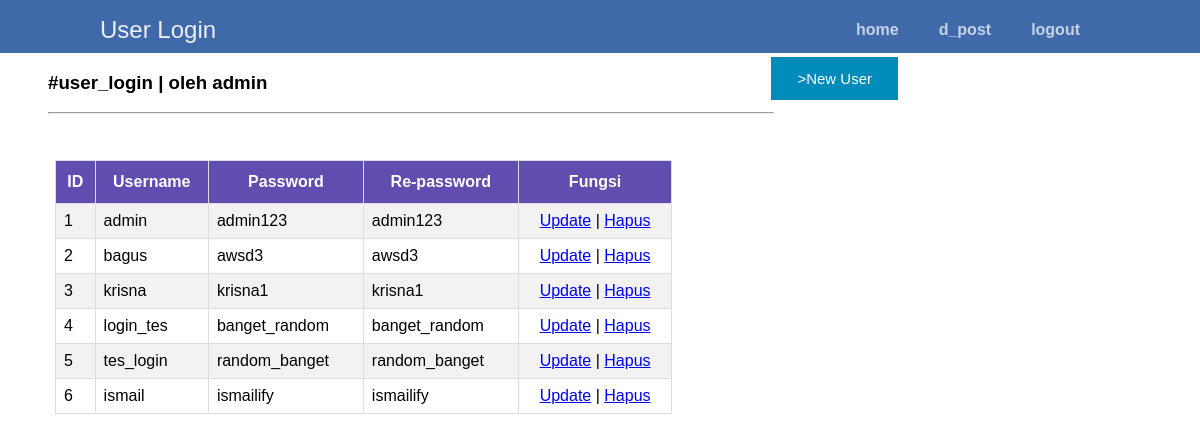
/index_user.php (signed in), run on the app's committed database.
### tables this page shows
CREATE TABLE `user` (
  `id` int(11) NOT NULL AUTO_INCREMENT,
  `username` varchar(255) NOT NULL,
  `password` varchar(255) NOT NULL,
  PRIMARY KEY (`id`)
);

### materi/referensi.php (called while the page is built, shortened)
<?php
class DataSantri
{
    public function __construct()
    {
        $host = "localhost";
        $dbname = "sprint_4";
        $username = "bagus";
        $password = "awsd123";
        $this->db = new PDO("mysql:host={$host};dbname={$dbname}", $username, $password);
    }
    public function read1()
    {
        $query = $this->db->prepare("SELECT * FROM user");
        $query->execute();
        $data = $query->fetchAll();
        return $data;
    }
}
?>

### index_user.php (the view, shortened to what this page needs)
<?php
if (empty($_SESSION['username'])) {
	header("Location: login_page/try_login.php");
} else {
?>
<?php include "materi/referensi.php";
$tbh = new DataSantri();
$data_user = $tbh->read1();
?>
<html>
    <head>
    <link rel="stylesheet" href="my.css">
    </head>
<body class="body_index">
<nav class="navtop">
    <div>
        <h1>User Login</h1>
        <a href="index.php">home</a>
        <a href="index_postingan.php">d_post</a>
        <a href="../blog/login_page/logout.php">logout</a>
    </div>
</nav>
<div class="header">
        <div class="konten_kiri">
            <h3>#user_login | oleh <?php echo $_SESSION['username']; ?> </h3>
            <hr width="180%" align="left">
        </div>
        <div class="konten_mid">
        <a href="try_post.php"><button class="button" type="button">>New User</button></a>
        </div>
        <div class="konten_kanan">
        </div>
        <div class="right_bar">
        </div>
</div>
<div class="beranda">
    <div class="posisi">
    <table class="data_santri">
                    <tr>
                        <th>ID</th>
                        <th>Username</th>
                        <th>Password</th>
                        <th>Re-password</th>
                        <th>Fungsi</th>
                    </tr>
                    <?php
                    $no = 1;
                    foreach($data_user as $row){
                        echo "<tr>";
                        echo "<td>".$no."</td>";
                        echo "<td>".$row['username']."</td>";
                        echo "<td>".$row['password']."</td>";
                        echo "<td>".$row['password']."</td>";
                        echo "<td style='text-align: center'><a href='try_perbarui.php?id=".$row['id']."'>Update</a> |
                        <a href='data_user.php?del_post=".$row['id']."'>Hapus</a> </td>";
                        echo "</tr>";
                        $no++;
                    }
                    ?>
                </table>
</div>
</div>
    </body>
</html>
<?php
}
?>

### my.css (style rules this page uses)
body { font-family: Verdana, Geneva, Tahoma, sans-serif; margin: 0; }
.header { position: fixed; display: grid; grid-template-columns: 450px 450px 450px; margin-top: 4.4%; background-color: white; }
.konten_kiri { position: relative; text-align: left; margin-left: 3em; }
.konten_kanan { position: relative; text-align: right; margin-right: 2em; }
.konten_mid { position: relative; text-align: right; }
.beranda { position: initial; display: flex; flex-wrap: wrap; flex-direction: row; align-items: center; padding: 15px; max-width: 840px; max-height: 340px; margin-left: 2.5em; }
.right_bar { width: 300px; position: fixed; padding: 5px; margin-top: 70px; margin-left: 85%; }
.posisi { margin-top: 120px; }
.button { background-color: #008CBA; border: none; color: white; padding: 13px 26px; text-align: center; text-decoration: none; display: inline-block; font-size: 15px; margin: 4px 2px; transition-duration: 0.4s; cursor: pointer; }
.navtop { position: fixed; background-color: #3f69a8; height: 60px; width: 100%; border: 0; }
.navtop div { display: flex; margin: 0 auto; width: 1000px; height: 100%; }
.navtop div h1, .navtop div a { display: inline-flex; align-items: center; }
.navtop div h1 { flex: 1; font-size: 24px; padding: 0; margin: 0; color: #ecf0f6; font-weight: normal; }
.navtop div a { padding: 0 20px; text-decoration: none; color: #c5d2e5; font-weight: bold; }
.data_santri { margin-top: 25px; font-family: Arial, Helvetica, sans-serif; border-collapse: collapse; width: 120%; }
td, th { border: 1px solid #ddd; padding: 8px; }
tr:nth-child(even) { background-color: #f2f2f2; }
th { padding-top: 12px; padding-bottom: 12px; text-align: center; background-color: #614caf; color: white; }

### data on the page
user: username "admin", password "admin123"
user: username "bagus", password "awsd3"
user: username "krisna", password "krisna1"
user: username "login_tes", password "banget_random"
user: username "tes_login", password "random_banget"
user: username "ismail", password "ismailify"

### other printed values
$_SESSION['username'] "admin"
